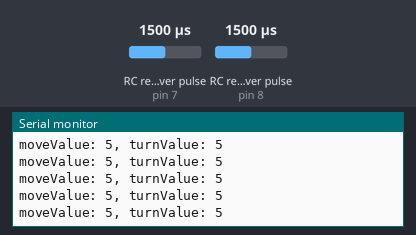
Simulated run of this sketch. Board: Arduino Mega 2560, built with avr-gcc and run on an emulated ATmega2560. Parts: the last lines printed to the serial monitor. Wiring (inferred from the names in the program): 2 × RC receiver channel: data pin 7 / data pin 8. The inputs (shaded band) are chosen by the test bench; at power-on: RC receiver pulse (sensors on pin 7, pin 8) 1500 µs.

Above: at 1.2 s.
1.3 s: RC receiver pulse (sensor on pin 7) set to 1020 µs
At 1.53 s:
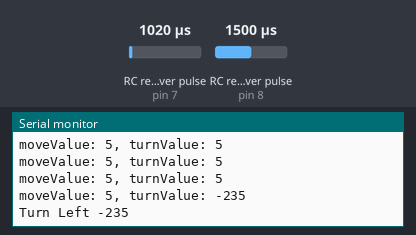
3.0 s: RC receiver pulse (sensor on pin 7) set to 1500 µs
At 3.28 s:
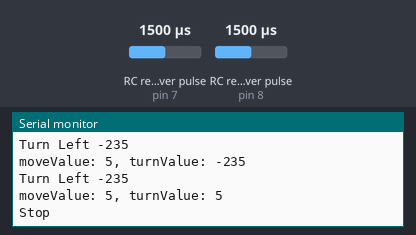
4.6 s: RC receiver pulse (sensor on pin 8) set to 1020 µs
At 4.82 s:
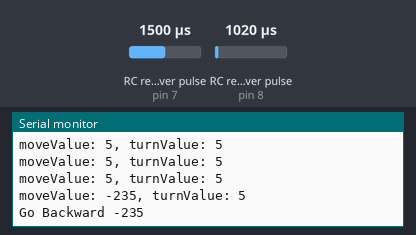
6.3 s: RC receiver pulse (sensor on pin 8) set to 1250 µs
At 6.36 s:
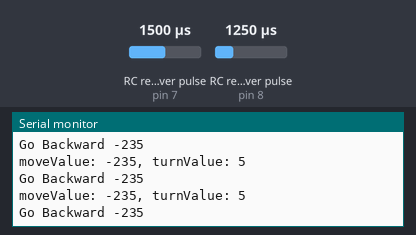
9.3 s: RC receiver pulse (sensor on pin 8) set to 1750 µs
At 9.66 s:
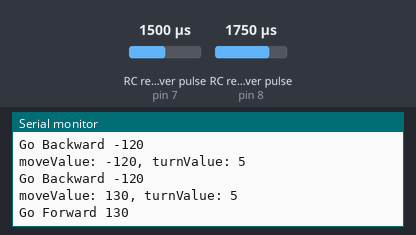
Timing chart, 0 to 12.2 s (numbered marks = the images above; inputs shaded):
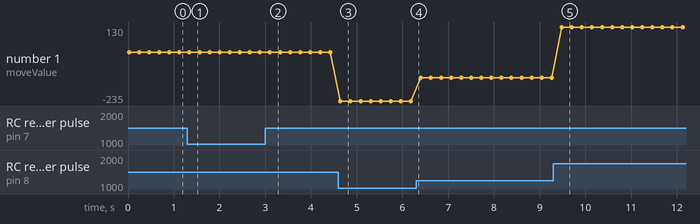

The sketch:

RC_Receiver_test.ino
```cpp
/*
Testing FrSky V8FR-II 2.4GHz Receiver Connected to Arduino.
Taranis Q X7 2.4GHz 7CH Transmitter is set up in Mode2 - Right control stick: Aileron, Elevator
- Tested with Arduino Mega 2560
www: http://www.mobilerobots.pl
How to bind FrSky V8FR-II to Taranis Q X7: https://www.youtube.com/watch?v=FN0vjDh2Pdg

 Connections:
 FrSky V8FR-II 2.4GHz Receiver -> Arduino Mega 2560
 ch2 - 7 // Aileron
 ch3 - 8 // Elevator
 */

#define LOWER_STOP_RANGE_MOVE -20
#define UPPER_STOP_RANGE_MOVE 20
#define LOWER_STOP_RANGE_TURN -20
#define UPPER_STOP_RANGE_TURN 20

/*FrSky V8FR-II 2.4GHz Receiver*/
//const int Channel1 = 6;
const int Channel2 = 7;
const int Channel3 = 8;
//const int Channel4 = 9;
boolean stop_state = true;

// MODE2
int ch1; // Throttle
int ch2; // Aileron
int ch3; // Elevator
int ch4; // Rudder

int moveValue;
int turnValue;

void setup(){
  //pinMode(6, INPUT); //6
  pinMode(Channel2, INPUT); //7
  pinMode(Channel3, INPUT); //8
  //pinMode(Channel4, INPUT); //9
  Serial.begin(9600);
}// void setup()

void loop() {
  // put your main code here, to run repeatedly:
  //ch1 = pulseIn(6, HIGH, 25000); // Read the pulse width of each channel
  ch2 = pulseIn(Channel2, HIGH, 25000);
  ch3 = pulseIn(Channel3, HIGH, 25000);
  //ch4 = pulseIn(9, HIGH, 25000);

  moveValue = map(ch3, 980, 1999, -255, 255); //center over zero
  moveValue = constrain(moveValue, -255, 255);

  turnValue = map(ch2, 980, 1999, -255, 255);
  turnValue = constrain(turnValue, -255, 255);

  Serial.println("moveValue: "+String(moveValue)+ ", turnValue: "+String(turnValue));
  if (moveValue>LOWER_STOP_RANGE_MOVE && moveValue<UPPER_STOP_RANGE_MOVE && turnValue>LOWER_STOP_RANGE_TURN && turnValue<UPPER_STOP_RANGE_TURN){
    if(stop_state == false){
      stop_state = true;
      Serial.println("Stop");
    }
  }
  //GO FORWARD & BACKWARD
  else if(turnValue>LOWER_STOP_RANGE_TURN && turnValue<UPPER_STOP_RANGE_TURN){
    if(moveValue>UPPER_STOP_RANGE_MOVE){
      stop_state = false;
      Serial.println("Go Forward "+String(moveValue));
    }
    else if(moveValue<LOWER_STOP_RANGE_MOVE){
      stop_state = false;
      Serial.println("Go Backward "+String(moveValue));
    }
  }
  //TURN RIGHT & LEFT
  else if(moveValue>LOWER_STOP_RANGE_MOVE && moveValue<UPPER_STOP_RANGE_MOVE){
    if(turnValue>UPPER_STOP_RANGE_TURN){
      stop_state = false;
      Serial.println("Turn Right "+String(turnValue));
    }
    else if(turnValue<LOWER_STOP_RANGE_TURN){
      stop_state = false;
      Serial.println("Turn Left "+String(turnValue));
    }
  }
  delay(200);
}
```

Measured:
- after the input at 1.3 s, the serial monitor: prints a new line at once (image 1)
- after the input at 3.0 s, the serial monitor: prints a new line after 0.13 s (image 2)
- after the input at 4.6 s, the serial monitor: prints a new line at once (image 3)
- after the input at 9.3 s, the serial monitor: prints a new line after 0.18 s (image 5)
- plotted number 1: -235 → -120 after the input at 6.3 s, -120 → 130 after the input at 9.3 s
